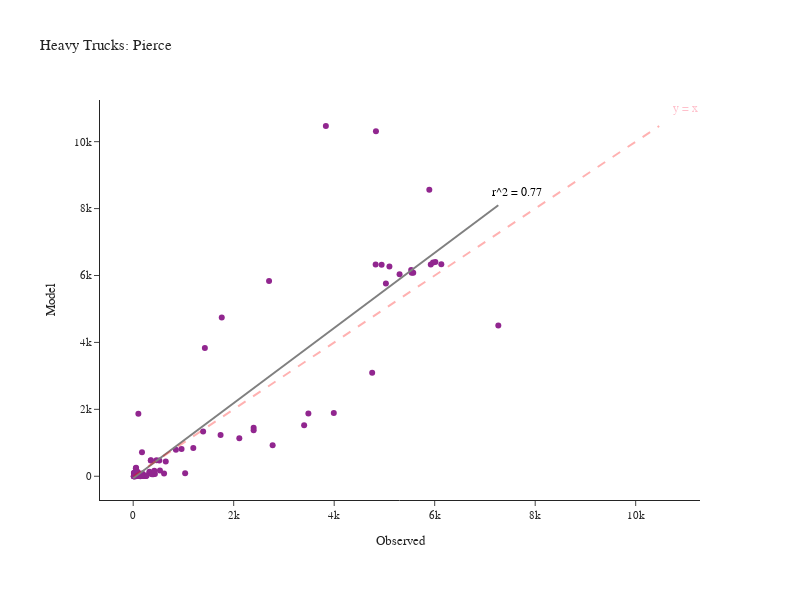

Notebook code for this chart:
### Code cell
fig = create_truck_chart(df_daily_heavy, 'Heavy', 'Pierce')
fig.show()
